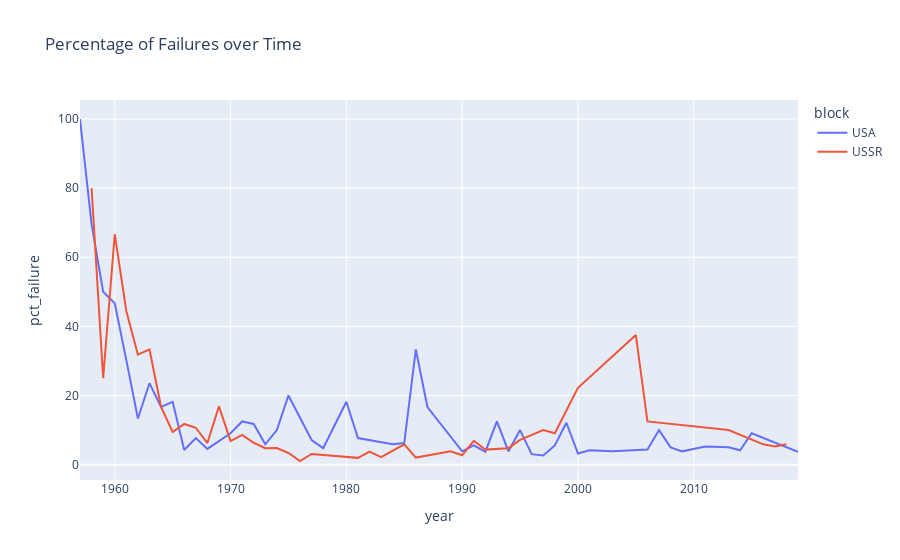

Notebook code cell kept with this figure:
### Code cell
line = px.line(total_per_year[:-1],
              x='year',
              y='pct_failure',
              color='block',
              title="Percentage of Failures over Time")
line.show()

### Figure 1 — Plotly figure (JSON) as saved in the notebook; plotly's stock layout.template omitted (floating-point values rounded to 4 significant figures)
{"data": [{"hovertemplate": "block=USA<br>year=%{x}<br>pct_failure=%{y}<extra></extra>", "legendgroup": "USA", "line": {"color": "#636efa", "dash": "solid"}, "marker": {"symbol": "circle"}, "mode": "lines", "name": "USA", "orientation": "v", "showlegend": true, "type": "scatter", "x": [1957, 1958, 1959, 1960, 1961, 1962, 1963, 1964, 1965, 1966, 1967, 1968, 1970, 1971, 1972, 1973, 1974, 1975, 1977, 1978, 1980, 1981, 1984, 1985, 1986, 1987, 1990, 1991, 1992, 1993, 1994, 1995, 1996, 1997, 1998, 1999, 2000, 2001, 2003, 2006, 2007, 2008, 2009, 2011, 2013, 2014, 2015, 2019], "xaxis": "x", "y": [100, 69.57, 50, 46.67, 30.23, 13.33, 23.53, 16.67, 18.18, 4.255, 7.692, 4.545, 9.091, 12.5, 11.76, 5.882, 10, 20, 7.143, 4.762, 18.18, 7.692, 5.882, 6.25, 33.33, 16.67, 3.846, 5.556, 3.704, 12.5, 3.846, 10, 3.03, 2.632, 5.556, 12.12, 3.226, 4.167, 3.846, 4.348, 10, 5, 3.846, 5.263, 5, 4.167, 9.091, 3.704], "yaxis": "y"}, {"hovertemplate": "block=USSR<br>year=%{x}<br>pct_failure=%{y}<extra></extra>", "legendgroup": "USSR", "line": {"color": "#EF553B", "dash": "solid"}, "marker": {"symbol": "circle"}, "mode": "lines", "name": "USSR", "orientation": "v", "showlegend": true, "type": "scatter", "x": [1958, 1959, 1960, 1961, 1962, 1963, 1964, 1965, 1966, 1967, 1968, 1969, 1970, 1971, 1972, 1973, 1974, 1975, 1976, 1977, 1981, 1982, 1983, 1985, 1986, 1989, 1990, 1991, 1992, 1994, 1995, 1997, 1998, 2000, 2005, 2006, 2013, 2016, 2017, 2018], "xaxis": "x", "y": [80, 25, 66.67, 44.44, 31.82, 33.33, 16.67, 9.434, 11.76, 10.67, 6.25, 16.87, 6.818, 8.602, 6.329, 4.762, 4.819, 3.371, 1.053, 3.093, 1.961, 3.774, 2.174, 5.882, 2.041, 3.846, 2.703, 6.897, 4.348, 4.762, 7.143, 10, 9.091, 22.22, 37.5, 12.5, 10, 5.882, 5.263, 5.882], "yaxis": "y"}], "layout": {"legend": {"title": {"text": "block"}, "tracegroupgap": 0}, "title": {"text": "Percentage of Failures over Time"}, "xaxis": {"anchor": "y", "domain": [0, 1], "title": {"text": "year"}}, "yaxis": {"anchor": "x", "domain": [0, 1], "title": {"text": "pct_failure"}}}}
